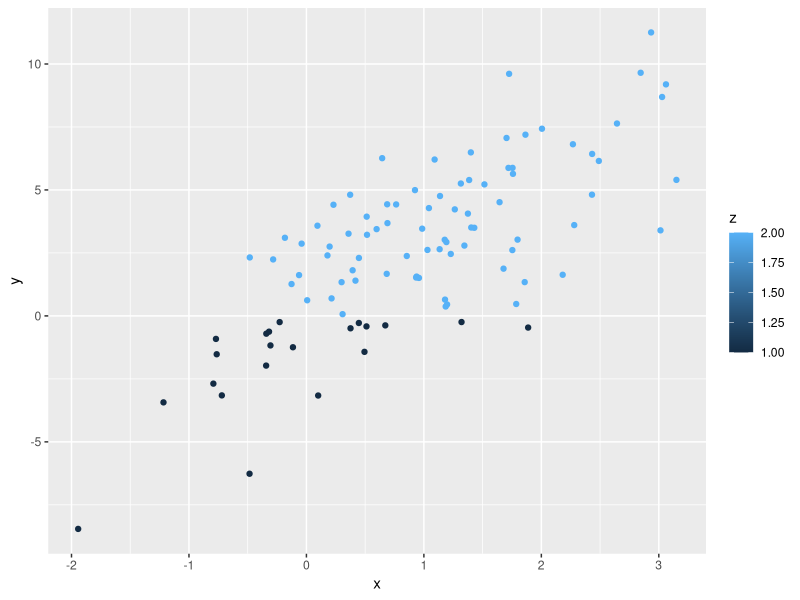

Recreate this plot in R.
## ---- chunk 1
knitr::opts_chunk$set(error = TRUE,         # Keep compiling upon error
                      collapse = FALSE,     # collapse by default
                      echo = TRUE,          # echo code by default
                      comment = "#>",       # change comment character
                      fig.width = 5,        # set figure width
                      fig.align = "center", # set figure position
                      out.width = "49%",    # set width of displayed images
                      warning = FALSE,      # do not show R warnings
                      message = FALSE)      # do not show R messages
## ---- chunk 2
library(tidyverse)
digits <- function(x, k=2) format(round(x, k), nsmall=k)
data.dir = 'https://mdporter.github.io/SYS6018/data/'
## ---- chunk 3
set.seed(666)
x <- rnorm(n = 100, mean = 1, sd = 1)
y <- rnorm(n = 100, mean = 1 + 2*x, sd = 2)
z <- ifelse(y < 0, 1, 2)
## ---- chunk 4
library(ggplot2)
df <- data.frame(x, y, z)
ggplot(data = df) + geom_point(aes(x = x, y = y, color = z))
